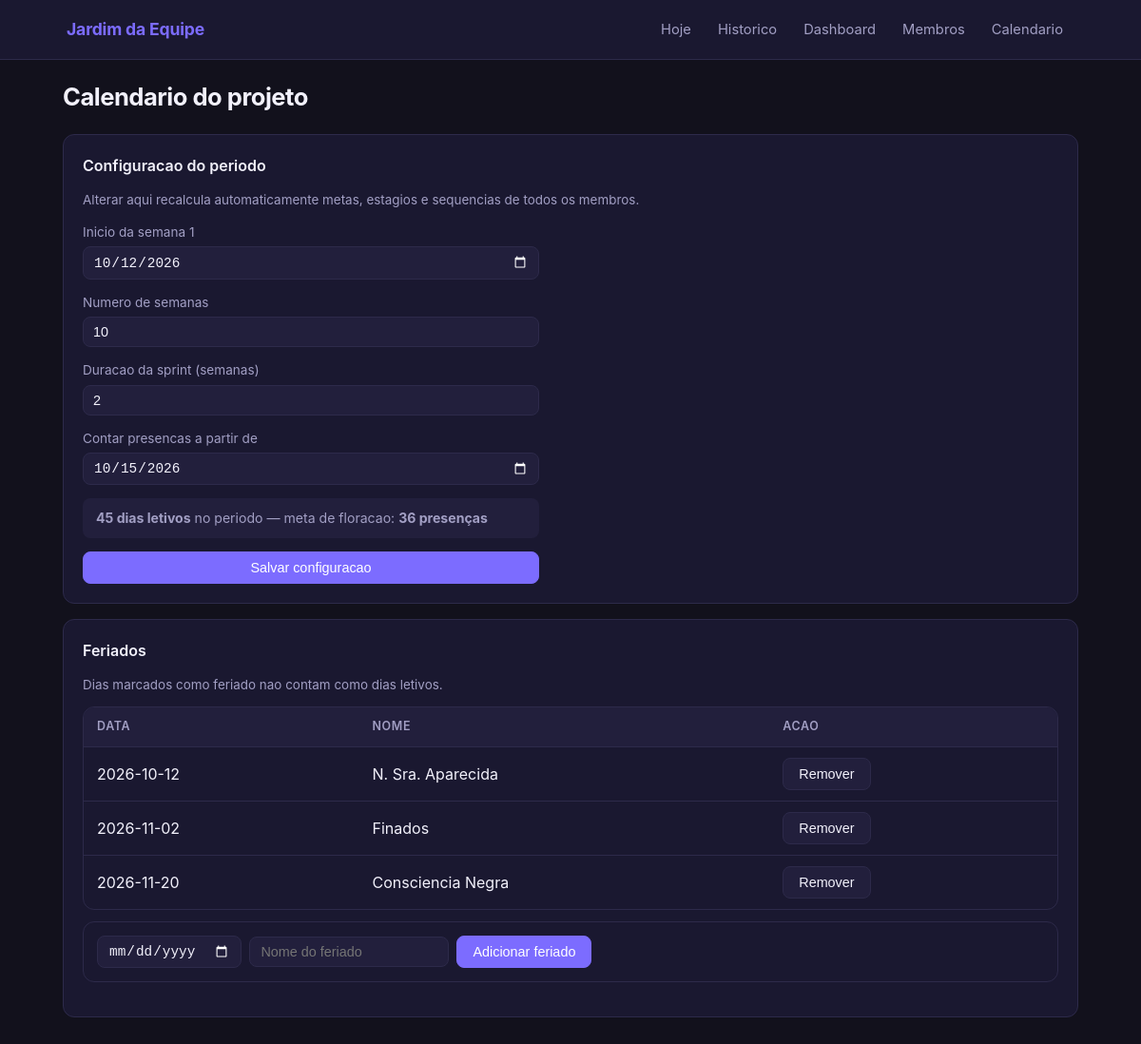
/calendario, run on the app's committed database.
### tables this page shows
CREATE TABLE config (
            chave TEXT PRIMARY KEY,
            valor TEXT NOT NULL
        );

CREATE TABLE feriados (
            data TEXT PRIMARY KEY,
            nome TEXT NOT NULL
        );

### app.py (the view)
@app.route("/calendario")
def calendario_page():
    db = get_db()
    cfg = _get_config(db)
    feriados = _get_feriados_lista(db)
    dias_letivos_lista = _dias_letivos(db)
    return render_template(
        "calendario.html",
        cfg=cfg,
        feriados=feriados,
        total_dias=len(dias_letivos_lista),
        meta=game.meta_floracao(len(dias_letivos_lista)),
    )

### app.py (called while the page is built)
def get_db():
    if "db" not in g:
        DB_PATH.parent.mkdir(parents=True, exist_ok=True)
        g.db = sqlite3.connect(str(DB_PATH))
        g.db.row_factory = sqlite3.Row
        g.db.execute("PRAGMA foreign_keys = ON")
    return g.db

def _get_config(db):
    rows = db.execute("SELECT chave, valor FROM config").fetchall()
    cfg = {r["chave"]: r["valor"] for r in rows}
    return cfg

def _get_feriados(db):
    rows = db.execute("SELECT data FROM feriados").fetchall()
    return {r["data"] for r in rows}

def _get_feriados_lista(db):
    rows = db.execute("SELECT data, nome FROM feriados ORDER BY data").fetchall()
    return [dict(r) for r in rows]

def _dias_letivos(db):
    cfg = _get_config(db)
    feriados = _get_feriados(db)
    return game.dias_letivos(
        cfg.get("contar_a_partir_de", "2026-10-15"),
        cfg.get("semana1_inicio", "2026-10-12"),
        int(cfg.get("num_semanas", "10")),
        feriados,
    )

### game.py (called while the page is built)
def dias_letivos(contar_a_partir_de, semana1_inicio, num_semanas, feriados):
    inicio = date.fromisoformat(contar_a_partir_de)
    s1 = date.fromisoformat(semana1_inicio)
    fim = s1 + timedelta(weeks=num_semanas) - timedelta(days=1)
    feriados_set = set(feriados)
    dias = []
    d = inicio
    while d <= fim:
        if d.weekday() < 5 and d.isoformat() not in feriados_set:
            dias.append(d.isoformat())
        d += timedelta(days=1)
    return dias

def meta_floracao(d_total):
    return math.ceil(0.80 * d_total)

### templates/calendario.html (shortened to what this page needs)
{% extends "base.html" %}
{% block content %}
<div class="page-header">
  <h1>Calendario do projeto</h1>
</div>
<div class="card">
  <h2>Configuracao do periodo</h2>
  <p class="hint">Alterar aqui recalcula automaticamente metas, estagios e sequencias de todos os membros.</p>
  <form id="form-config" class="config-form">
    <div class="config-row">
      <label for="semana1_inicio">Inicio da semana 1</label>
      <input type="date" id="semana1_inicio" name="semana1_inicio" value="{{ cfg.semana1_inicio }}">
    </div>
    <div class="config-row">
      <label for="num_semanas">Numero de semanas</label>
      <input type="number" id="num_semanas" name="num_semanas" value="{{ cfg.num_semanas }}" min="1" max="52">
    </div>
    <div class="config-row">
      <label for="sprint_semanas">Duracao da sprint (semanas)</label>
      <input type="number" id="sprint_semanas" name="sprint_semanas" value="{{ cfg.sprint_semanas }}" min="1" max="4">
    </div>
    <div class="config-row">
      <label for="contar_a_partir_de">Contar presencas a partir de</label>
      <input type="date" id="contar_a_partir_de" name="contar_a_partir_de" value="{{ cfg.contar_a_partir_de }}">
    </div>
    <div class="config-info">
      <strong>{{ total_dias }} dias letivos</strong> no periodo &mdash; meta de floracao: <strong>{{ meta }} presenças</strong>
    </div>
    <button type="submit" class="btn btn-primary">Salvar configuracao</button>
  </form>
</div>
<div class="card">
  <h2>Feriados</h2>
  <p class="hint">Dias marcados como feriado nao contam como dias letivos.</p>
  <div class="table-wrap" style="margin-bottom:12px">
    <table class="grid-table">
      <thead>
        <tr>
          <th>Data</th>
          <th>Nome</th>
          <th>Acao</th>
        </tr>
      </thead>
      <tbody>
        {% for f in feriados %}
        <tr>
          <td>{{ f.data }}</td>
          <td>{{ f.nome }}</td>
          <td>
            <button type="button" class="btn btn-ghost btn-remover-feriado" data-data="{{ f.data }}">Remover</button>
          </td>
        </tr>
        {% else %}
        <tr><td colspan="3" class="empty-state">Nenhum feriado cadastrado.</td></tr>
        {% endfor %}
      </tbody>
    </table>
  </div>
  <form id="form-feriado" class="inline-form">
    <input type="date" id="data-feriado" required>
    <input type="text" id="nome-feriado" placeholder="Nome do feriado" required>
    <button type="submit" class="btn btn-primary">Adicionar feriado</button>
  </form>
</div>
{% endblock %}

### static/style.css (style rules this page uses)
:root { color-scheme: dark; --bg: #12111c; --surface: #1a1830; --surface-2: #221f3c; --text: #f2f1fb; --muted: #a29fc4; --border: #2d2a4a; --primary: #7c6cff; --primary-dark: #6152e0; --green: #34d399; --green-bg: rgba(52, 211, 153, 0.13); --red: #ff5470; --red-bg: rgba(255, 84, 112, 0.15); --amber: #ffc861; --amber-bg: rgba(255, 200, 97, 0.14); --teal: #2dd4bf; --teal-bg: rgba(45, 212, 191, 0.13); --daily: #4f8cff; --dev: #b06cff; --encerramento: #2dd4bf; --radius: 12px; --radius-sm: 8px; }
*, *::before, *::after { box-sizing: border-box; }
body { margin: 0; padding: 0; background: var(--bg); color: var(--text); font-family: -apple-system, BlinkMacSystemFont, "Segoe UI", Roboto, Helvetica, Arial, sans-serif; font-size: 16px; line-height: 1.5; }
.page-header { display: flex; flex-wrap: wrap; align-items: center; justify-content: space-between; gap: 12px; margin-bottom: 20px; }
.page-header h1 { font-size: 1.6rem; font-weight: 700; letter-spacing: -0.02em; margin: 0; }
.card { background: var(--surface); border: 1px solid var(--border); border-radius: var(--radius); padding: 20px; margin-bottom: 16px; }
.card h2 { font-size: 1rem; font-weight: 600; margin: 0 0 14px; color: var(--text); }
.table-wrap { overflow-x: auto; background: var(--surface); border: 1px solid var(--border); border-radius: var(--radius); margin-bottom: 16px; }
.grid-table { width: 100%; border-collapse: collapse; min-width: 580px; }
.grid-table th, .grid-table td { padding: 11px 14px; text-align: left; border-bottom: 1px solid var(--border); white-space: nowrap; }
.grid-table thead th { background: var(--surface-2); font-size: 0.78rem; text-transform: uppercase; letter-spacing: 0.05em; color: var(--muted); font-weight: 600; }
.grid-table tbody tr:last-child td { border-bottom: none; }
.btn { display: inline-block; padding: 8px 16px; border-radius: var(--radius-sm); border: 1px solid var(--border); background: var(--surface-2); color: var(--text); text-decoration: none; font-size: 0.9rem; cursor: pointer; transition: background 0.12s, border-color 0.12s; white-space: nowrap; }
.btn-primary { background: var(--primary); border-color: var(--primary); color: #fff; }
.inline-form { display: flex; flex-wrap: wrap; align-items: center; gap: 8px; margin-bottom: 16px; background: var(--surface); border: 1px solid var(--border); border-radius: var(--radius); padding: 14px; }
.inline-form input[type="text"], .inline-form input[type="date"] { padding: 7px 11px; border: 1px solid var(--border); border-radius: var(--radius-sm); background: var(--surface-2); color: var(--text); font-size: 0.9rem; }
.hint { color: var(--muted); font-size: 0.84rem; margin-top: 10px; }
.config-form { display: flex; flex-direction: column; gap: 14px; max-width: 480px; }
.config-row { display: flex; flex-direction: column; gap: 5px; }
.config-row label { font-size: 0.85rem; color: var(--muted); }
.config-row input { padding: 7px 10px; border: 1px solid var(--border); border-radius: var(--radius-sm); background: var(--surface-2); color: var(--text); font-size: 0.9rem; width: 100%; }
.config-info { font-size: 0.88rem; color: var(--muted); padding: 10px 14px; background: var(--surface-2); border-radius: var(--radius-sm); }

### data on the page
config: semana1_inicio "10/12/2026"
config: num_semanas "10"
config: contar_a_partir_de "10/15/2026"
feriados: data "2026-10-12", nome "N. Sra. Aparecida"
feriados: data "2026-11-02", nome "Finados"
feriados: data "2026-11-20", nome "Consciencia Negra"

### other printed values
{{ total_dias }} "45"
{{ meta }} "36"
